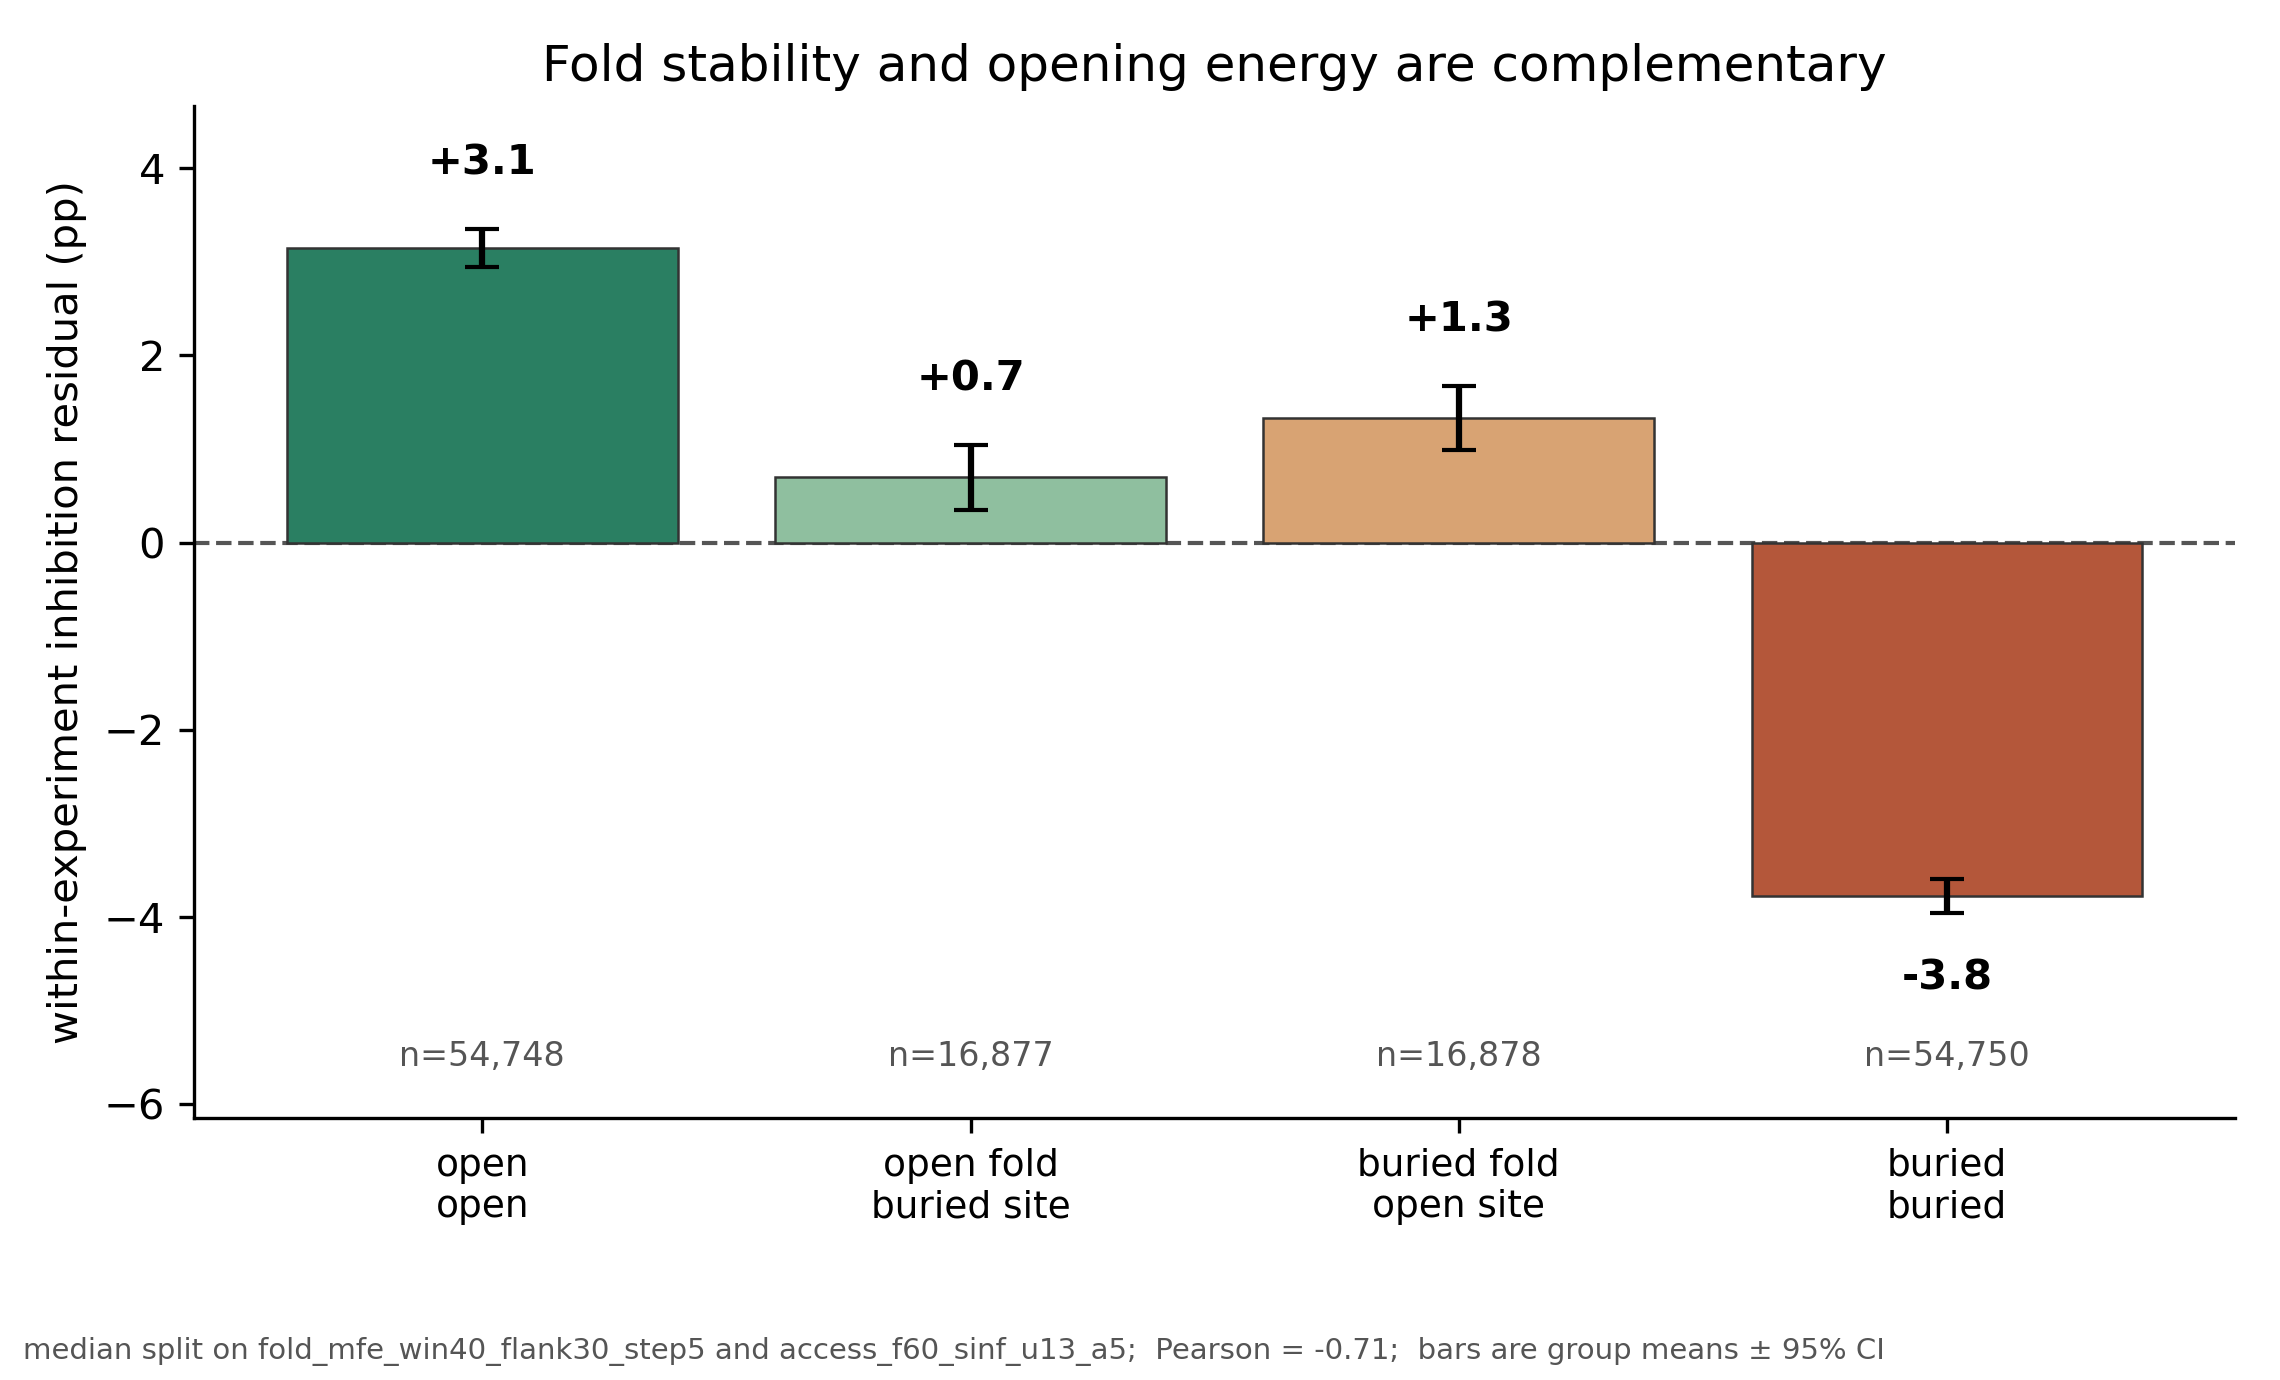

Write Python code to recreate this figure.
"""Figure 6: local fold stability and binding-site opening energy separate efficacy independently.

Both descriptors come from ViennaRNA. Local stability is the sliding-window MFE of the target
region; opening energy is the cost of holding a segment of the site single-stranded, computed
over nine segment lengths and two window anchorings. The two are correlated but not
interchangeable, so the figure splits ASOs into four groups at the median of each and compares
their within-experiment inhibition residual.

Prints the within-experiment Spearman of every fold and accessibility feature, the Pearson
matrix between the two families, and the four group means; writes the figure as a PNG.

    python notebooks/graphs/fold_vs_accessibility.py --matrix MATRIX.parquet
"""

import argparse
from pathlib import Path

import matplotlib

matplotlib.use("Agg")
import matplotlib.pyplot as plt
import numpy as np
import pandas as pd
import pyarrow.parquet as pq

INHIBITION_PERCENT = "inhibition_percent"
CUSTOM_ID = "custom_id"

# The representatives the figure splits on: the strongest of each family by within-experiment
# Spearman. Every pair of one fold and one accessibility feature is correlated, from -0.48 to
# -0.82, so the figure names which pair it used.
FOLD_SPLIT = "fold_mfe_win40_flank30_step5"
ACCESS_SPLIT = "access_f60_sinf_u13_a5"

GROUPS = ["open / open", "open fold / buried site", "buried fold / open site", "buried / buried"]
COLORS = ["#2a7f62", "#8fbf9f", "#d8a373", "#b4573a"]


def feature_columns(matrix_path):
    """The fold and accessibility columns present in the matrix, in increasing scale order."""
    names = pq.read_schema(matrix_path).names
    fold = sorted(
        (c for c in names if c.startswith("fold_mfe_win")),
        key=lambda c: int(c.split("win")[1].split("_")[0]),
    )
    access = sorted(
        (c for c in names if c.startswith("access_") and c.endswith(("_a3", "_a5"))),
        key=lambda c: (int(c.split("_u")[1].split("_")[0]), c),
    )
    return fold, access


def within_experiment_spearman(df, column, min_rows=10):
    """Median Spearman of one feature with inhibition inside an experiment."""
    sub = df[[CUSTOM_ID, column, INHIBITION_PERCENT]].dropna()
    sizes = sub[CUSTOM_ID].map(sub[CUSTOM_ID].value_counts())
    sub = sub[sizes >= min_rows]
    if sub.empty:
        return float("nan"), 0

    experiment = sub[CUSTOM_ID]
    feature_rank = sub.groupby(experiment)[column].rank()
    inhibition_rank = sub.groupby(experiment)[INHIBITION_PERCENT].rank()
    feature_centred = feature_rank - feature_rank.groupby(experiment).transform("mean")
    inhibition_centred = inhibition_rank - inhibition_rank.groupby(experiment).transform("mean")

    covariance = (feature_centred * inhibition_centred).groupby(experiment).sum()
    spread = np.sqrt(
        (feature_centred**2).groupby(experiment).sum() * (inhibition_centred**2).groupby(experiment).sum()
    )
    # A group where either side is constant has no spread and no correlation to report.
    rho = (covariance / spread).replace([np.inf, -np.inf], np.nan).dropna()
    return float(rho.median()), len(rho)


def assign_groups(df, fold_column, access_column, within_experiment):
    """Label each row by whether the site is open or buried on each descriptor.

    A higher MFE is a less stable local fold and a lower opening energy is a more accessible
    site, so "open" is above the median on one and below it on the other.
    """
    if within_experiment:
        fold_cut = df.groupby(CUSTOM_ID)[fold_column].transform("median")
        access_cut = df.groupby(CUSTOM_ID)[access_column].transform("median")
    else:
        fold_cut = df[fold_column].median()
        access_cut = df[access_column].median()
    fold_open = df[fold_column] > fold_cut
    access_open = df[access_column] < access_cut
    return np.where(
        fold_open & access_open,
        GROUPS[0],
        np.where(
            fold_open & ~access_open,
            GROUPS[1],
            np.where(~fold_open & access_open, GROUPS[2], GROUPS[3]),
        ),
    )


def group_stats(df, labels):
    """Mean within-experiment residual and its 95% confidence interval, per group."""
    rows = []
    for name in GROUPS:
        residual = df.loc[labels == name, "residual"].to_numpy()
        mean = float(residual.mean())
        half_width = 1.96 * float(residual.std(ddof=1)) / np.sqrt(len(residual))
        rows.append({"group": name, "n": len(residual), "mean": mean, "ci": half_width})
    return rows


def draw(rows, fold_column, access_column, pearson, out_path):
    fig, ax = plt.subplots(figsize=(7.6, 4.6))
    x = np.arange(len(rows))
    means = np.array([r["mean"] for r in rows])
    errors = np.array([r["ci"] for r in rows])

    low = float(min(means - errors))
    high = float(max(means + errors))
    span = high - low
    ax.set_ylim(low - 0.30 * span, high + 0.18 * span)
    bottom, top = ax.get_ylim()
    pad = 0.045 * (top - bottom)

    ax.axhline(0.0, color="#555555", linestyle="--", linewidth=1.0, zorder=1)
    ax.bar(x, means, yerr=errors, capsize=4, color=COLORS, edgecolor="#333333", linewidth=0.6, zorder=2)
    for xi, mean, error, row in zip(x, means, errors, rows):
        above = mean >= 0
        ax.text(
            xi,
            mean + error + pad if above else mean - error - pad,
            f"{mean:+.1f}",
            ha="center",
            va="bottom" if above else "top",
            fontsize=10,
            fontweight="bold",
        )
        ax.text(xi, bottom + pad, f"n={row['n']:,}", ha="center", va="bottom", fontsize=8, color="#555555")

    ax.set_xticks(x)
    ax.set_xticklabels([r["group"].replace(" / ", "\n") for r in rows], fontsize=9)
    ax.set_ylabel("within-experiment inhibition residual (pp)")
    ax.set_title("Fold stability and opening energy are complementary", fontsize=12)
    ax.spines[["top", "right"]].set_visible(False)

    fig.tight_layout(rect=(0, 0.075, 1, 1))
    fig.text(
        0.01,
        0.015,
        f"median split on {fold_column} and {access_column};  Pearson = {pearson:.2f};  "
        f"bars are group means \u00b1 95% CI",
        fontsize=7,
        color="#555555",
    )
    fig.savefig(out_path, dpi=300)
    print(f"\nwrote {out_path}")


def main():
    ap = argparse.ArgumentParser(description=__doc__)
    ap.add_argument("--matrix", required=True, help="feature matrix parquet")
    ap.add_argument("--fold", default=FOLD_SPLIT, help="fold feature the figure splits on")
    ap.add_argument("--access", default=ACCESS_SPLIT, help="accessibility feature the figure splits on")
    ap.add_argument(
        "--within-experiment-split",
        action="store_true",
        help="take each median inside an experiment rather than over the whole dataset",
    )
    ap.add_argument(
        "--out",
        default=str(Path(__file__).with_name("fold_vs_accessibility.png")),
        help="where to write the figure",
    )
    args = ap.parse_args()

    fold, access = feature_columns(args.matrix)
    columns = list(dict.fromkeys(fold + access + [CUSTOM_ID, INHIBITION_PERCENT]))
    df = pd.read_parquet(args.matrix, columns=columns)
    df = df[df[INHIBITION_PERCENT].notna()].reset_index(drop=True)
    df["residual"] = df[INHIBITION_PERCENT] - df.groupby(CUSTOM_ID)[INHIBITION_PERCENT].transform("mean")
    print(f"rows={len(df):,}  experiments={df[CUSTOM_ID].nunique():,}")

    print("\nwithin-experiment Spearman with inhibition")
    for column in fold + access:
        rho, n = within_experiment_spearman(df, column)
        print(f"  {column:34s} {rho:+.4f}  ({n} experiments)")

    print("\nPearson between local stability and opening energy")
    correlations = df[fold + access].corr().loc[fold, access]
    header = "".join(f"{c.split('_u')[1]:>9s}" for c in access)
    print(f"  {'':34s}{header}")
    for fold_column in fold:
        cells = "".join(f"{correlations.at[fold_column, c]:9.3f}" for c in access)
        print(f"  {fold_column:34s}{cells}")

    split = df[[args.fold, args.access, CUSTOM_ID, "residual"]].dropna().reset_index(drop=True)
    pearson = float(np.corrcoef(split[args.fold], split[args.access])[0, 1])
    labels = assign_groups(split, args.fold, args.access, args.within_experiment_split)
    rows = group_stats(split, labels)

    print(f"\nfour-group split on {args.fold} x {args.access}")
    print(f"  Pearson = {pearson:.3f}")
    for row in rows:
        print(
            f"  {row['group']:26s} {row['n']:7d} {row['mean']:+7.2f}  "
            f"[{row['mean'] - row['ci']:+.2f}, {row['mean'] + row['ci']:+.2f}]"
        )

    draw(rows, args.fold, args.access, pearson, args.out)


if __name__ == "__main__":
    main()
